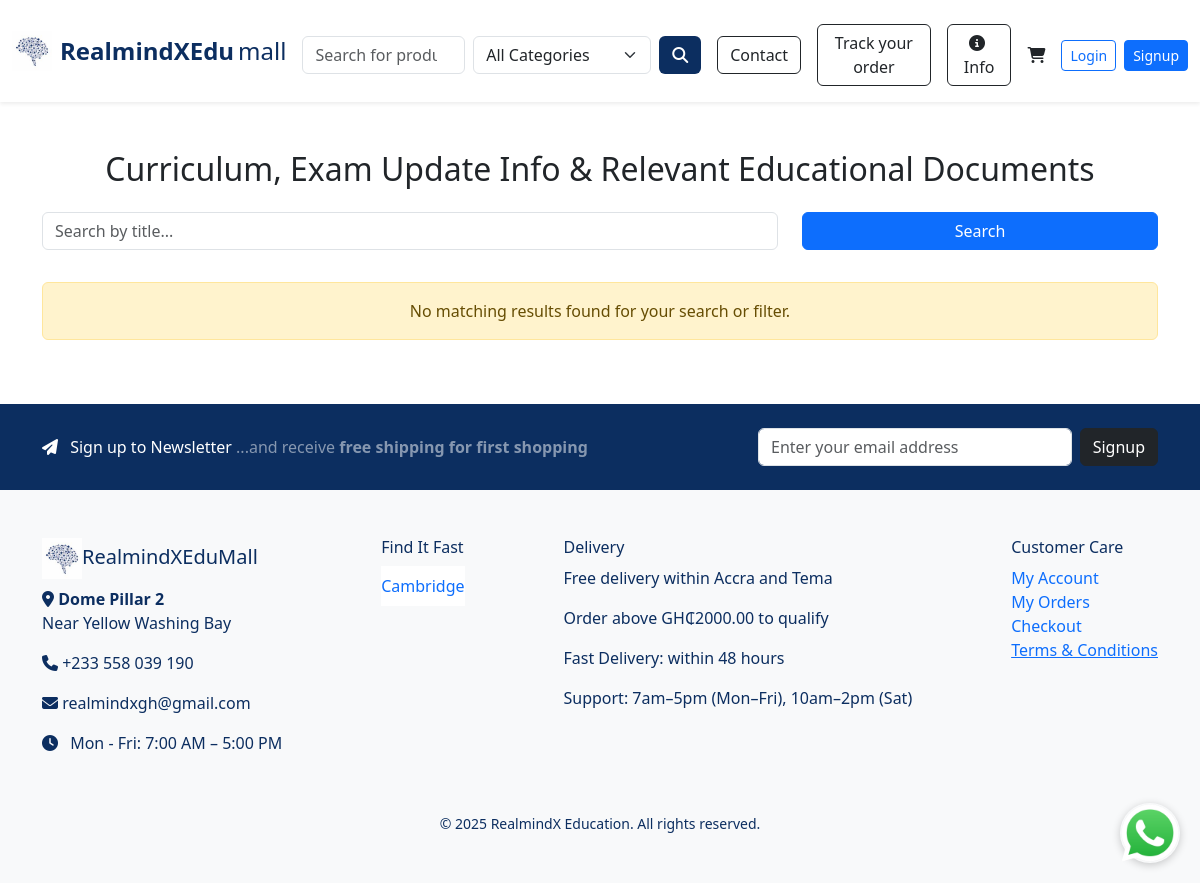
/info, run on an earlier commit of the app's database.
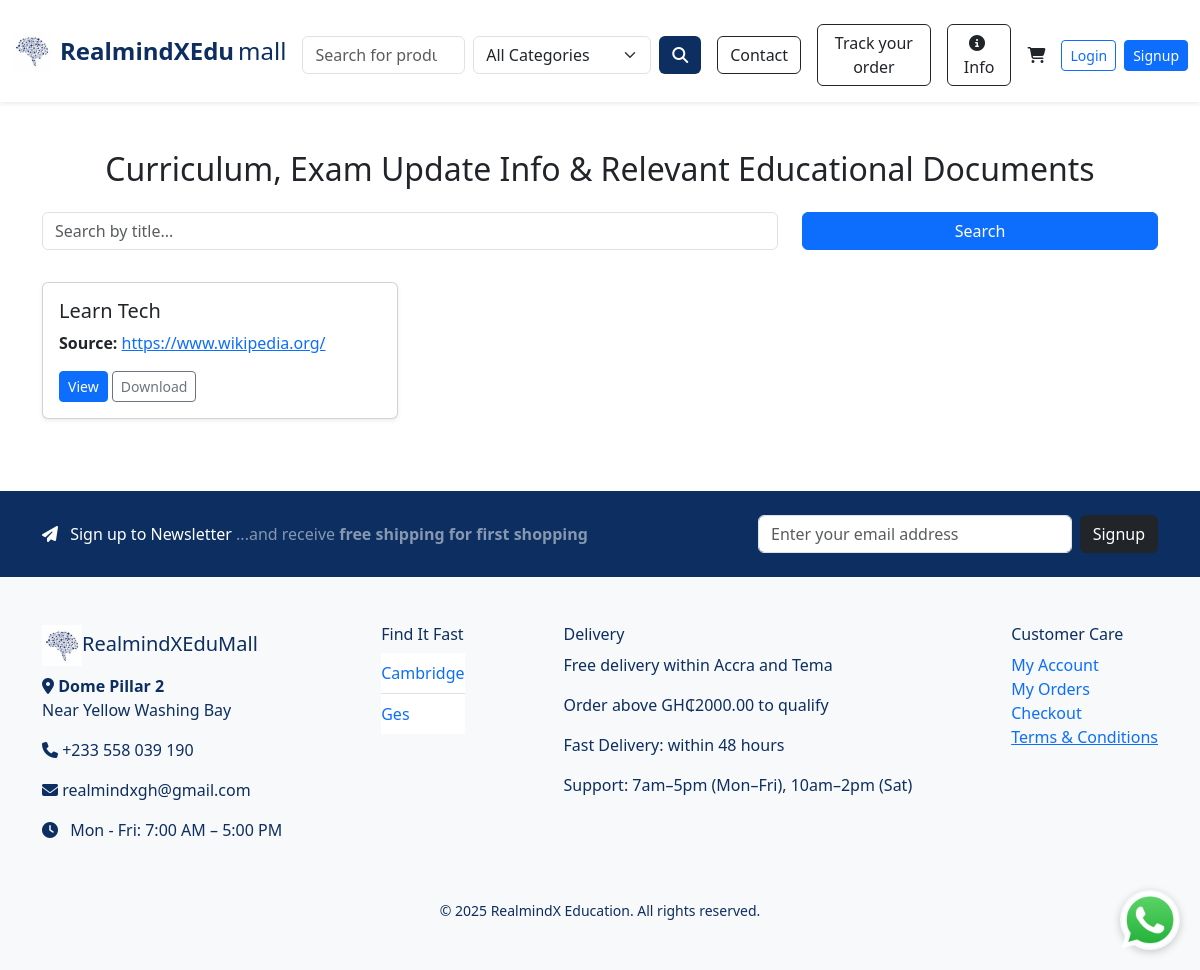
And on a later commit of the database.
### e_commerce/models/category.py (models this page shows)
class Category(db.Model):
    id = db.Column(db.Integer, primary_key=True)
    name = db.Column(db.String(100), nullable=False, unique=True)
    products = db.relationship('Product', back_populates='category', lazy=True)

### e_commerce/models/resource_info.py (models this page shows)
class InfoDocument(db.Model):
    id = db.Column(db.Integer, primary_key=True)
    title = db.Column(db.String(255), nullable=False)
    source = db.Column(db.String(255), nullable=False)
    filename = db.Column(db.String(255), nullable=False)  # PDF or Word file
    image = db.Column(db.String(255))  # thumbnail
    upload_date = db.Column(db.DateTime, default=datetime.utcnow)

### e_commerce/routes/main_routes.py (the view)
@main_bp.route('/info')
def info():
    page = request.args.get('page', 1, type=int)
    search_query = request.args.get('q', '').strip()
    source_filter = request.args.get('source', '').strip()
    query = InfoDocument.query
    if search_query:
        query = query.filter(InfoDocument.title.ilike(f"%{search_query}%"))
    if source_filter:
        query = query.filter(InfoDocument.source.ilike(f"%{source_filter}%"))
    documents = query.order_by(InfoDocument.upload_date.desc()).paginate(page=page, per_page=9)
    return render_template(
        'info.html',
        documents=documents,
        search_query=search_query,
        source_filter=source_filter
    )

### e_commerce/templates/info.html (shortened to what this page needs)
{% extends "index.html" %}
{% block content %}
<div class="container py-5">
    <h2 class="mb-4 text-center">Curriculum, Exam Update Info & Relevant Educational Documents </h2>
    <form method="GET" class="row mb-4">
        <div class="col-md-8 mb-2">
            <input type="text" name="q" class="form-control" placeholder="Search by title..." value="{{ search_query }}">
        </div>
        <div class="col-md-4 mb-2 d-grid">
            <button type="submit" class="btn btn-primary">Search</button>
        </div>
    </form>
    <div class="row">
        {% if documents.items %}
            {% for doc in documents.items %}
            <div class="col-md-4 mb-4">
                <div class="card shadow-sm h-100">
                    <div class="card-body">
                        <h5 class="card-title">{{ doc.title }}</h5>
                        <p class="card-text">
                          <strong>Source:</strong>
                          {% if doc.source.startswith('https') %}
                            <a href="{{ doc.source }}" target="_blank">{{ doc.source }}</a>
                          {% else %}
                            {{ doc.source }}
                          {% endif %}
                        </p>
                        <a href="{{ url_for('static', filename='uploads/' ~ doc.filename) }}" target="_blank" class="btn btn-sm btn-primary">View</a>
                        <a href="{{ url_for('static', filename='uploads/' ~ doc.filename) }}" download class="btn btn-sm btn-outline-secondary">Download</a>
                    </div>
                </div>
            </div>
            {% endfor %}
        {% else %}
            <div class="col-12">
                <div class="alert alert-warning text-center">
                    No matching results found for your search or filter.
                </div>
            </div>
        {% endif %}
    </div>
</div>
{% endblock %}

### e_commerce/templates/index.html (shortened to what the changed rows need)
<!DOCTYPE html>
<html lang="en">
<head>
  <link href="https://cdn.jsdelivr.net/npm/bootstrap@5.3.3/dist/css/bootstrap.min.css" rel="stylesheet">
  <link rel="stylesheet" href="https://cdnjs.cloudflare.com/ajax/libs/font-awesome/6.6.0/css/all.min.css">
</head>
<body>
<main>
  {% block content %}{% endblock %}
</main>
<footer class="bg-light py-5" style="color: #0C2E60;">
  <div class="container d-flex flex-wrap justify-content-between">
    <div>
      <ul class="list-group list-group-flush">
        {% for cat in categories %}
          <li class="list-group-item px-0">
            <a href="{{ url_for('main.search', category=cat.id) }}" class="text-decoration-none">{{ cat.name }}</a>
          </li>
        {% endfor %}
      </ul>
    </div>
  </div>
</footer>
</body>
</html>

What changed in the data, as far as the page shows it:
added InfoDocument: title "Learn Tech", source "https://www.wikipedia.org/"
added Category: name "Ges"
Also different on the page:
text no longer shown: "No matching results found for your search or filter."
